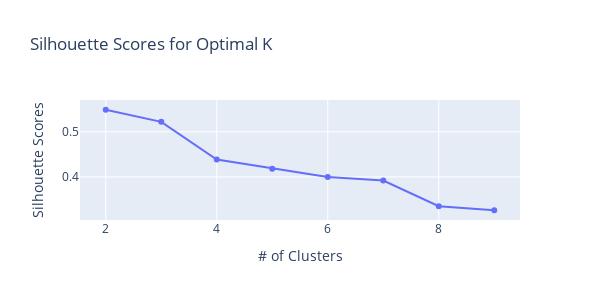

The cell this chart's notebook holds for it:
### Code cell
fig = go.Figure()
fig.add_trace(go.Scatter(x = Silhouette_customer_PCA.K, y = Silhouette_customer_PCA.Silhouette_scores, name='Silhouette Scores Plot'))
fig.update_layout(
    title = 'Silhouette Scores for Optimal K',
    xaxis_title = '# of Clusters',
    yaxis_title = 'Silhouette Scores',
    width = 600,
    height = 300)

### Figure 1 — Plotly figure (JSON) as saved in the notebook; plotly's stock layout.template omitted (floating-point values rounded to 4 significant figures)
{"data": [{"name": "Silhouette Scores Plot", "type": "scatter", "x": [2, 3, 4, 5, 6, 7, 8, 9], "y": [0.5488, 0.522, 0.4385, 0.4183, 0.3995, 0.3918, 0.3349, 0.326]}], "layout": {"height": 300, "title": {"text": "Silhouette Scores for Optimal K"}, "width": 600, "xaxis": {"autorange": true, "range": [1.536, 9.464], "title": {"text": "# of Clusters"}, "type": "linear"}, "yaxis": {"autorange": true, "range": [0.3044, 0.5704], "title": {"text": "Silhouette Scores"}, "type": "linear"}}}
